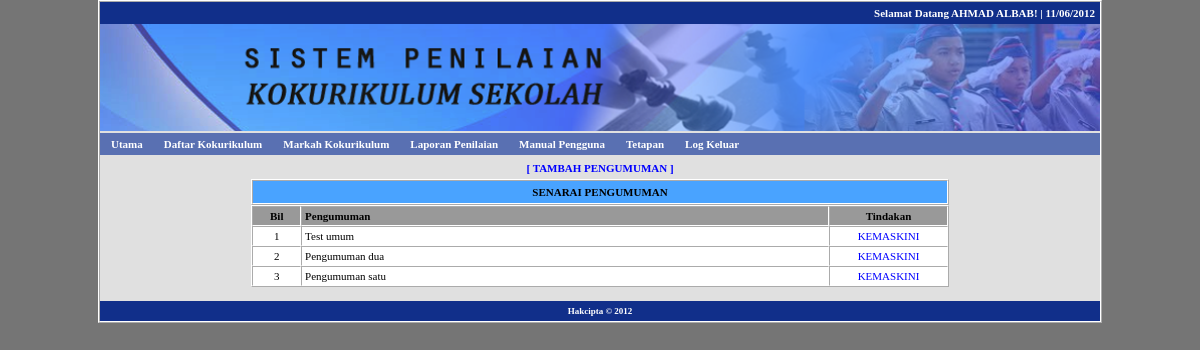
Page /info.php?menu=senarai (signed in) on the committed database.
### tables this page shows
CREATE TABLE IF NOT EXISTS `user` (
  `uid` int(11) NOT NULL AUTO_INCREMENT,
  `ulevel` int(1) NOT NULL DEFAULT '3',
  `unokp` varchar(12) NOT NULL,
  `upass` varchar(32) NOT NULL,
  `unama` varchar(255) NOT NULL,
  `ujawatan` varchar(255) NOT NULL,
  PRIMARY KEY (`uid`)
);

CREATE TABLE IF NOT EXISTS `info` (
  `id` int(11) NOT NULL AUTO_INCREMENT,
  `info` varchar(255) NOT NULL,
  PRIMARY KEY (`id`)
);

### inc/fungsi.php (called while the page is built, shortened)
<?php
function semakSlash($input) {
	if(!get_magic_quotes_gpc()) {
		$input = mysql_real_escape_string($input);
	}
	return $input;
}
function input1($str) {
	$str = htmlentities(strtoupper(trim(semakSlash($str))));
	return $str;
}
function output1($str) {
	if(!get_magic_quotes_gpc()) {
		$str = stripslashes($str);
	}
	return $str;
}
function output2($str) {
	if(!get_magic_quotes_gpc()) {
		$str = html_entity_decode(stripslashes($str));
	}
	return html_entity_decode($str);
}
if (!empty($_SESSION['user'])) {
	$sm = "SELECT * FROM user
		WHERE unokp = '" . input1($_SESSION['user']) . "'
		ORDER BY unokp ASC
	";
	$dm = mysql_query($sm);
	$tm = mysql_fetch_array($dm);
}
?>

### tmp/info_senarai.php (the view, shortened to what this page needs)
<table width="100%" border="0" cellpadding="2" cellspacing="0">
  <tr>
    <td width="100%" align="center" valign="top">
      <table width="70%" border="0" cellspacing="0" cellpadding="5">
        <tr>
          <td align="center" class="tkmenu3">[ <a href="info.php?menu=daftar">TAMBAH PENGUMUMAN</a> ]</td>
        </tr>
      </table>
      <table width="70%" border="1" cellspacing="0" cellpadding="5">
        <tr>
          <td align="center" bgcolor="#49A3FF" class="tkmenu2">SENARAI PENGUMUMAN</td>
        </tr>
      </table>
      <table width="70%" border="1" cellspacing="0" cellpadding="3" class="table2">
        <tr class="tkmenu2">
          <td width="7%" align="center" valign="middle" bgcolor="#999999">Bil</td>
          <td align="left" valign="middle" bgcolor="#999999">Pengumuman</td>
          <td width="17%" align="center" valign="middle" bgcolor="#999999">Tindakan</td>
        </tr>
        <?php
		$s = "SELECT * FROM info
			ORDER BY id DESC
		";
		$d = mysql_query($s);
		$n = 0;
		while ($t = mysql_fetch_array($d)) {
			$n = $n + 1;
			?>
            <tr>
              <td align="center" valign="top"><?php echo $n; ?></td>
              <td align="left" valign="top"><?php echo ucfirst(output2($t['info'])); ?></td>
              <td align="center" valign="top"><a href="info.php?menu=kemaskini&amp;id=<?php echo $t['id']; ?>">KEMASKINI</a></td>
            </tr>
        <?php
		}
			?>
      </table>
    <br></td>
  </tr>
</table>

### tmp/header.php (shortened to what this page needs)
<!DOCTYPE HTML>
<html>
<head>
<link rel="stylesheet" type="text/css" href="files/style.css">
</head>
<body>
<table width="1000" border="1" align="center" cellpadding="0" cellspacing="0">
  <tr>
    <td>
    <table width="100%" border="0" cellpadding="5" cellspacing="0">
      <tr>
        <td align="right" bgcolor="#112F8A" class="tkmenu">Selamat Datang<?php if (isset($_SESSION['user'])) { echo " " . output1($tm['unama']); } ?>! | <?php echo date("d/m/Y"); ?> </td>
      </tr>
    </table>
    <table width="100%" border="0" cellpadding="0" cellspacing="0">
      <tr>
        <td align="center"><img src="files/banner.png" width="1000"></td>
      </tr>
    </table>
    <table width="100%" border="0" cellpadding="5" cellspacing="0">
      <tr>
        <td align="left" bgcolor="#5970B2" class="tkmenu">
			<ul id="sddm">
				<li><a href="index.php" onmouseover="mopen('m1')" onmouseout="mclosetime()">Utama</a></li>
                <?php
				if (isset($_SESSION['user'])) {
					?>
                    <li><a href="daftar.php?menu=senarai" onmouseover="mopen('m2')" onmouseout="mclosetime()">Daftar Kokurikulum</a></li>
                    <li><a href="markah.php?menu=senarai" onmouseover="mopen('m3')" onmouseout="mclosetime()">Markah Kokurikulum</a></li>
                    <li><a href="laporan.php?menu=senarai" onmouseover="mopen('m4')" onmouseout="mclosetime()">Laporan Penilaian</a></li>
                <?php
				}
				?>
				<li><a href="manual.php" onmouseover="mopen('m6')" onmouseout="mclosetime()">Manual Pengguna</a></li>
                <?php
				if (isset($_SESSION['user'])) {
					if ($tm['ulevel'] == 1) {
						?>
						<li>
							<a href="#" onmouseover="mopen('m7')" onmouseout="mclosetime()">Tetapan</a>
						</li>
					<?php
					}
					?>
					<li><a href="profil.php?menu=logout" onmouseover="mopen('m8')" onmouseout="mclosetime()">Log Keluar</a></li>
                <?php
				}
				?>
			</ul>
        </td>
      </tr>
    </table>

### files/style.css (style rules this page uses)
BODY { background: #757575; color: #000000; font-size: 11px; font-family: Tahoma, Verdana; margin: 0px; }
A:link { color: #0000FF; text-decoration: none; }
TABLE { background: #E0E0E0; border-color: #FFFFFF; }
.table2 { background: #FFFFFF; }
.tkmenu { font-weight: bold; color: #FFFFFF; }
.tkmenu2 { font-weight: bold; }
.tkmenu3 { color: #0000FF; font-weight: bold; }
#sddm { margin: 0 -4px; padding: 0; z-index: 30 }
#sddm li { margin: 0; padding: 0; list-style: none; float: left; }
#sddm li a { margin: 0 1px 0 0; padding: 4px 10px; width: 70px; background: #5970B2; color: #FFFFFF; text-align: center; text-decoration: none }

### rows in the picture
user: unama "AHMAD ALBAB"
info: info "Test umum"
info: info "Pengumuman dua"
info: info "Pengumuman satu"
